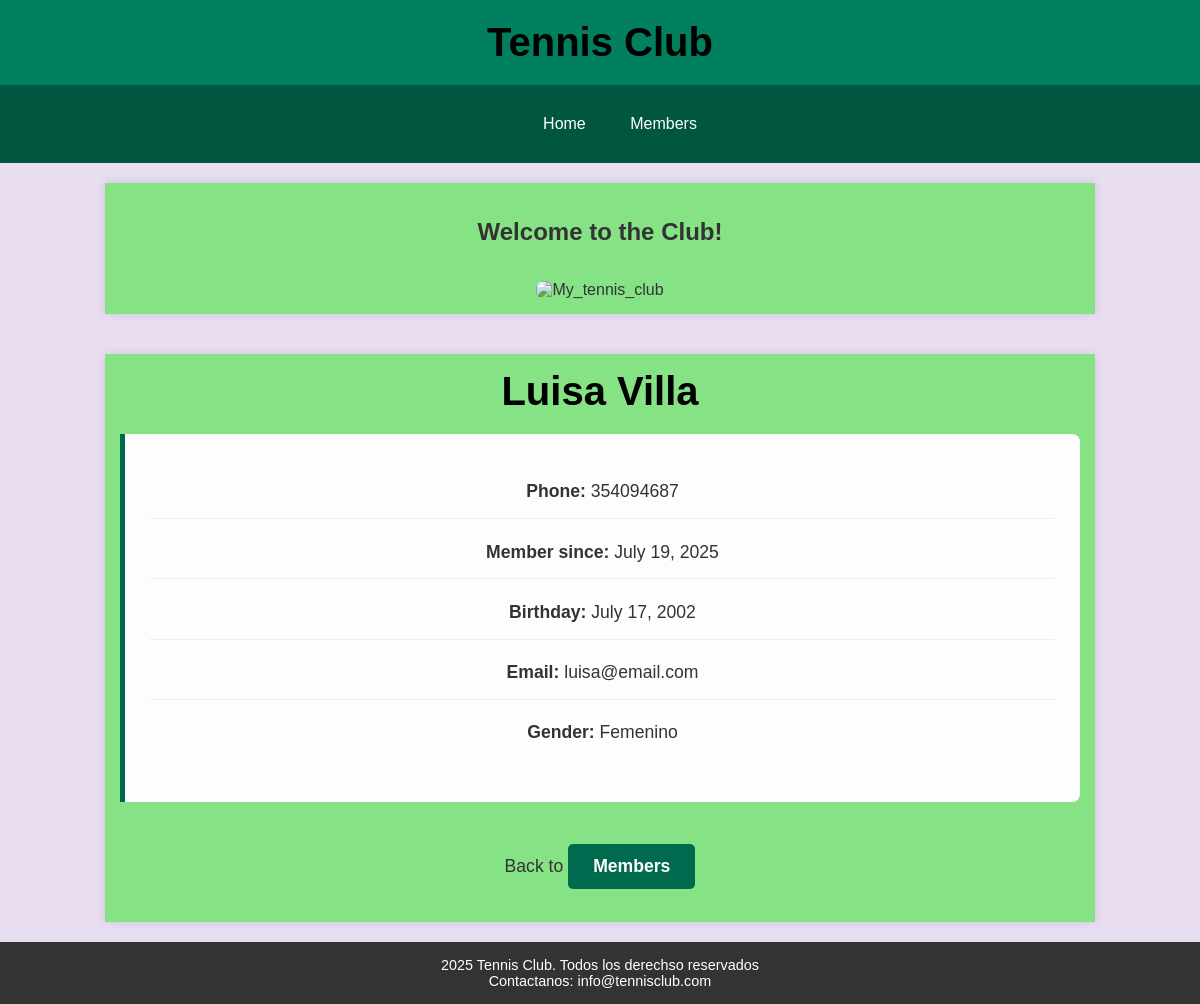
The app's page /members/details/15 with its own data.
### members/models.py (models this page shows, shortened)
class Member(models.Model):
    firstname = models.CharField(max_length=255)
    lastname = models.CharField(max_length=255)
    phone = models.IntegerField(null=True)
    joined_date = models.DateField(null=True)
    gender = models.CharField(max_length=10, null=True)
    birthday = models.DateField(null=True)
    email = models.EmailField(null=True)

### members/views.py (the view)
# urls.py: path('members/details/<int:id>', views.details, name='details'),
def details(request, id):
    mymember = Member.objects.get(id=id)
    template = loader.get_template('details.html')
    context = {
        'mymember': mymember,
    }
    return HttpResponse(template.render(context,request))

### members/templates/details.html (shortened to what this page needs)
{% extends "master.html" %}
{% block content %}
<div class="container">
        <h1>{{ mymember.firstname }} {{ mymember.lastname}}</h1>
        <div class="member-details">
        <p><strong>Phone:</strong> {{ mymember.phone}}</p>
        <p><strong>Member since: </strong> {{ mymember.joined_date }}</p>
        <p><strong>Birthday: </strong> {{mymember.birthday}}</p>
        <p><strong>Email: </strong> {{mymember.email}}</p>
        <p><strong>Gender: </strong> {{mymember.gender}}</p>
        </div>
        <p>Back to <a href="/members" class="btn">Members</a></p>
    </div>
{% endblock %}

### members/templates/master.html (style rules this page uses)
body { font-family: Arial, sans serif; background-color: #e8ddf1ff; color: #333; margin: 0; padding: 0; display: flex; flex-direction: column; min-height: 100vh; }
h1 { margin: 0; font-size: 2.5em; color: #000000ff; text-align:center; }
.member-details { background-color: #fdfdfd; border-left: 5px solid #006A4E; padding: 25px; margin-top: 20px; border-radius: 0 8px 8px 0; }
.member-details p { font-size: 1.1em; line-height: 1.8; border-bottom: 1px solid #eee; padding-bottom: 10px; }
.member-details p:last-child { border-bottom: none; }
.btn { display: inline-block; margin-top: 25px; padding: 12px 25px; background-color: #006A4E; color: white !important; text-decoration: none; border-radius: 5px; font-weight: bold; transition: background-color 0.3s; }
.container { flex: 1; width: 80%; margin: 20px auto; padding: 15px; background-color: #85e285ff; box-shadow: 0 0 10px rgba(0, 0, 0, 0.1); text-align: center; }
p { font-size: 1.1em; line height: 1.6; }

### records on screen
Member: firstname "Luisa", lastname "Villa", phone "354094687", joined_date "July 19, 2025", birthday "July 17, 2002", email "luisa@email.com", gender "Femenino"
